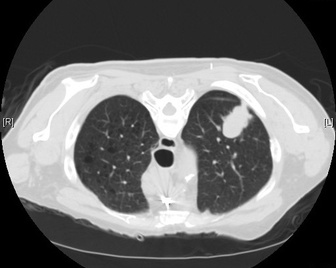
#> input picture Challenge 2 - Edge Detection-20240930/imgs/CT_Lung.jpg, 336 x 268 px, shrunk from 512 x 408 before the run, found by its file name
$ jupyter execute Edge_Detection.ipynb
#> lines starting #> are read from the running program, lines starting #| are printed output that depends on the picture
<font size=6  color=#003366> <div style="text-align: center"> [LGBIO2050] - Medical Imaging <br><br>
<font size=6  color=#003366> <div style="text-align: center"> Challenge 2 - Edge Detection <br><br>

<font size=5  color=#003366>
<div style="text-align: left"> Professors :
<font size=4  color=#003366>
<div style="text-align: left"> Prof. G. Kerckhofs
<div style="text-align: left"> Prof. J. Lee <br>
<div style="text-align: left"> Prof. B. Macq <br>
<div style="text-align: left"> Prof. L. Dricot
<font size=5  color=#003366>

<br><br>
<div style="text-align: left"> Teaching assistants :
<font size=4  color=#003366>
<div style="text-align: left">Estelle Loÿen (estelle.loyen@uclouvain.be)<br>
<div style="text-align: left">Maxence Wynen (maxence.wynen@uclouvain.be)<br>
<div style="text-align: left">Colin Vanden Bulcke (colin.vandenbulcke@uclouvain.be)
<font size=5  color=#003366>
<div style="text-align: right"> 2024-2025 </div>
<br>
</font>

<font size=6 color=#009999> 1. Guidelines and Deliverables </font> <br> <br>
   - This assignment is due on **16th October 2024**.
   - Copying code or answers from other groups (or from the internet) is strictly forbidden. **Each source of inspiration or tools must be clearly indicated.**
   - This **jupyter notebook and the images** used for this challenge must be delivered in an archive (**.zip** folder) on Moodle. The notebook will be presented in the form of a **report** with *"Markdown cells"* containing the **detailed answers** to the questions and *"Code cells"* containing the code you implemented. The answers have to be written in English, the axes and legends of the figures must be readable. <br> <br>

<font size=6 color=#009999> 2. Context and objective </font> <br> <br>

<div style="text-align: justify"> Anatomical structure segmentation on images is an important part of many medical applications. This process is difficult to automate and it can be very time-consuming if done manually. Edge detection, also called border detection, can sometimes be used in a segmentation pipeline. For this project, you will understand and implement a famous automatic edge detector called the "Canny edge detector". It is composed of the following 5 steps: <br> <br>

<div style="text-align: justify"> 1. Noise reduction: reduce image noise by using a simple gaussian filter to smooth the image. This step is useful to reduce the number of false edges in the image due to the noisy nature of medical image acquisition, and only keep the relevant edges of anatomical structures. You can use one already implemented. <br><br>

<div style="text-align: justify"> 2. Compute image gradient intensity and direction: implement a function to compute the image gradient in both direction using Sobel operator. These images can then be combined to compute the norm and the slope direction of the gradient. This step is useful to compute the transition in constrast in the image.

$$ |G| = \sqrt{G_{x}^{2}+G_{y}^{2}} $$

$$ \theta (x,y) = arctan(\frac{G_{y}}{G_{x}}) $$ <br><br>

<div style="text-align: justify"> 3.	Edge thinning: the next step is to reduce the borders thickness. You can use the function ’thinning’ given by the assistant in the template to do this step. <br> <br>

<div style="text-align: justify"> 4.	Double thresholding: the double threshold step aims at separating borders into 2 classes, strong borders when the intensity is above the strong threshold and weak borders when the intensity is between the weak threshold and the strong threshold, the rest of the pixels can be put to a background value of 0. You can use for example as strong and weak threshold 10% and 5% of the max value of the image respectively. Playing with the threshold can improve the final edge detection.<br> <br>

<div style="text-align: justify"> 5.	Weak borders evaluation: based on the threshold results, the last step consists of sorting the weak borders into strong borders or background. Weak borders must be transformed to strong ones if at least one of the pixels around the one being processed is a strong border. If not, a weak border joins the dark side. <br> <br>

The following 3 images are available to test your Canny edge detector implementation:
* A sagittal view of a CT scan of a pregant women.
* An axial view of a CT scan of subject bearing a lung tumor.
* An xial view of a T2w MRI image of brain at the level of the tentorium cerebelli.


[cell 1]
from scipy.ndimage import convolve, gaussian_filter
from skimage.io import imread
import matplotlib.pyplot as plt
import numpy as np

img = imread('CT_Lung.jpg')[:, :, 0].astype(np.float64)
#> img: shape (268, 336) float64; min 0, max 255, mean 108.9
img2 = imread('CT_Pregnancy.jpg')[:, :, 0].astype(np.float64)
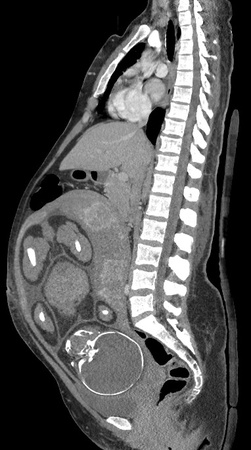
#> input picture Challenge 2 - Edge Detection-20240930/imgs/CT_Pregnancy.jpg, 251 x 450 px, shrunk from 382 x 686 before the run, found by its file name
#> img2: shape (450, 251) float64; min 0, max 255, mean 85.2
img3 = imread('MRI_Brain.jpg').astype(np.float64)
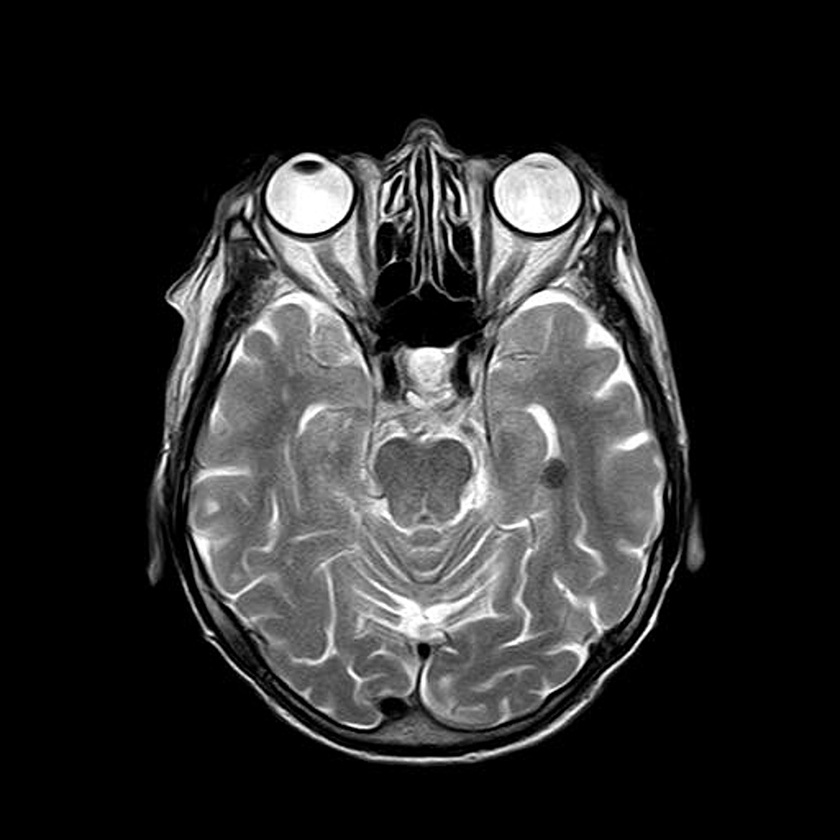
#> input picture Challenge 2 - Edge Detection-20240930/imgs/MRI_Brain.jpg, 840 x 840 px, shrunk from 1280 x 1280 before the run, found by its file name
#> img3: shape (840, 840) float64; min 0, max 255, mean 43.6
